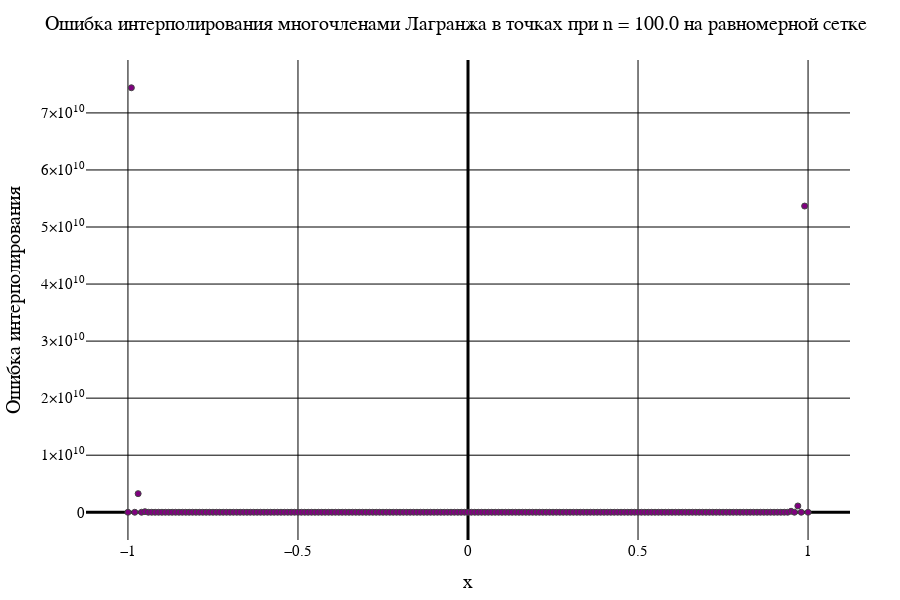

Notebook code for this chart:
### Code cell
data1[2]

### Figure 1 — Plotly figure (JSON) as saved in the notebook; plotly's stock layout.template omitted (floating-point values rounded to 4 significant figures; data arrays with more than 128 entries replaced by an {"elided": "..."} marker saying what was removed)
{"data": [{"marker": {"color": "purple", "line": {"width": 1}, "showline": true}, "mode": "markers", "type": "scatter", "x": {"elided": "201 float values"}, "y": {"elided": "201 float values"}}], "layout": {"coloraxis": {"outlinecolor": "black"}, "font": {"color": "black", "family": "Times New Roman"}, "height": 600, "margin": {"b": 50, "l": 50, "r": 50, "t": 60}, "paper_bgcolor": "white", "plot_bgcolor": "white", "title": {"autosize": false, "font": {"color": "black", "family": "Times New Roman", "size": 20}, "paper_bgcolor": "red", "text": "Ошибка интерполирования многочленами Лагранжа в точках при n = 100.0 на равномерной сетке"}, "width": 900, "xaxis": {"color": "black", "gridcolor": "black", "gridwidth": 1, "tickfont": {"size": 15}, "title": {"font": {"color": "black", "family": "Times New Roman", "size": 20}, "text": "x"}, "zerolinecolor": "black", "zerolinewidth": 3}, "yaxis": {"exponentformat": "power", "gridcolor": "black", "gridwidth": 1, "tickfont": {"size": 15}, "title": {"font": {"color": "black", "family": "Times New Roman", "size": 20}, "text": "Ошибка интерполирования"}, "zerolinecolor": "black", "zerolinewidth": 3}}}
